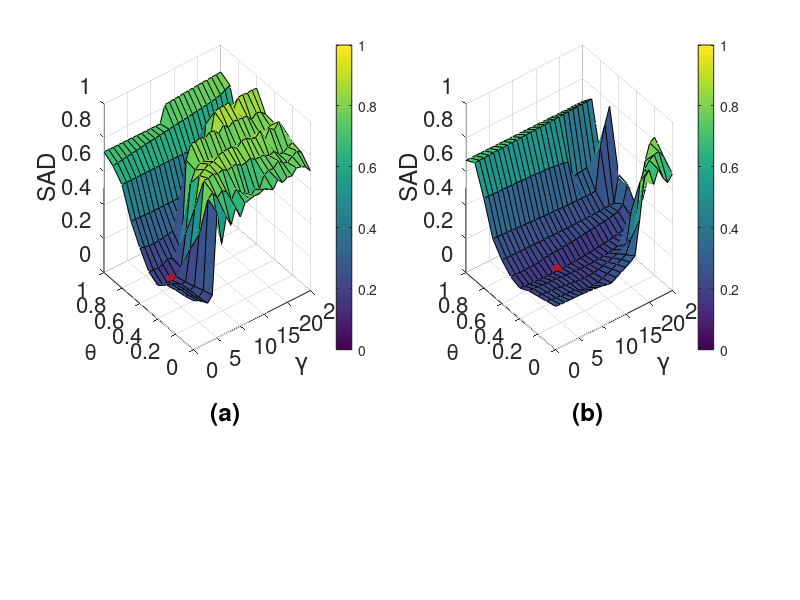

This figure's MATLAB source:
clear; close all;

restoredefaultpath;
addpath('D:\GRAD\EE408HSI\Algorithm\Experiment_control_parameters');

figure('units','normalized','outerposition',[0 0 1 1]);
p=16;

load('SAD_RMSE_KbSNMF_fnorm.mat');
subplot(3,2,[1,3]);
[gamma,theta] = meshgrid(range1,range2);
s1=surf(gamma,theta,SADall');
set(gca,'FontSize',p);
xlabel('\gamma'); ylabel('\theta','FontSize',p); zlabel('SAD');
grid on;
colorbar;
cb = colorbar;
% set(gca,'FontSize',16);
% set(cb,'Position',[0.5 0.5 .02 0.5])% To change size
% s1.EdgeColor = 'none';
t = title('(a)', 'Units', 'normalized', 'Position', [0.59, -0.25, 0]);
hold on;
myeps=0.01;
plot3(range1(4),range2(5),SADall(4,5)+myeps,'ro');
plot3(range1(4),range2(5),SADall(4,5)+myeps,'r*');
zlim([0 1]); caxis([0 1]);

load('SAD_RMSE_KbSNMF_div.mat');
subplot(3,2,[2,4]);
[gamma,theta] = meshgrid(range1,range2);
s1=surf(gamma,theta,SADall');
set(gca,'FontSize',p);
xlabel('\gamma'); ylabel('\theta','FontSize',p); zlabel('SAD');
grid on;
colorbar;
% s1.EdgeColor = 'none';
t = title('(b)', 'Units', 'normalized', 'Position', [0.59, -0.25, 0]);
hold on;
myeps=0.01;
plot3(range1(9),range2(5),SADall(9,5)+myeps,'ro');
plot3(range1(9),range2(5),SADall(9,5)+myeps,'r*');
zlim([0 1]); caxis([0 1]);

%print('-r300','-depsc2', 'control_parameters');
